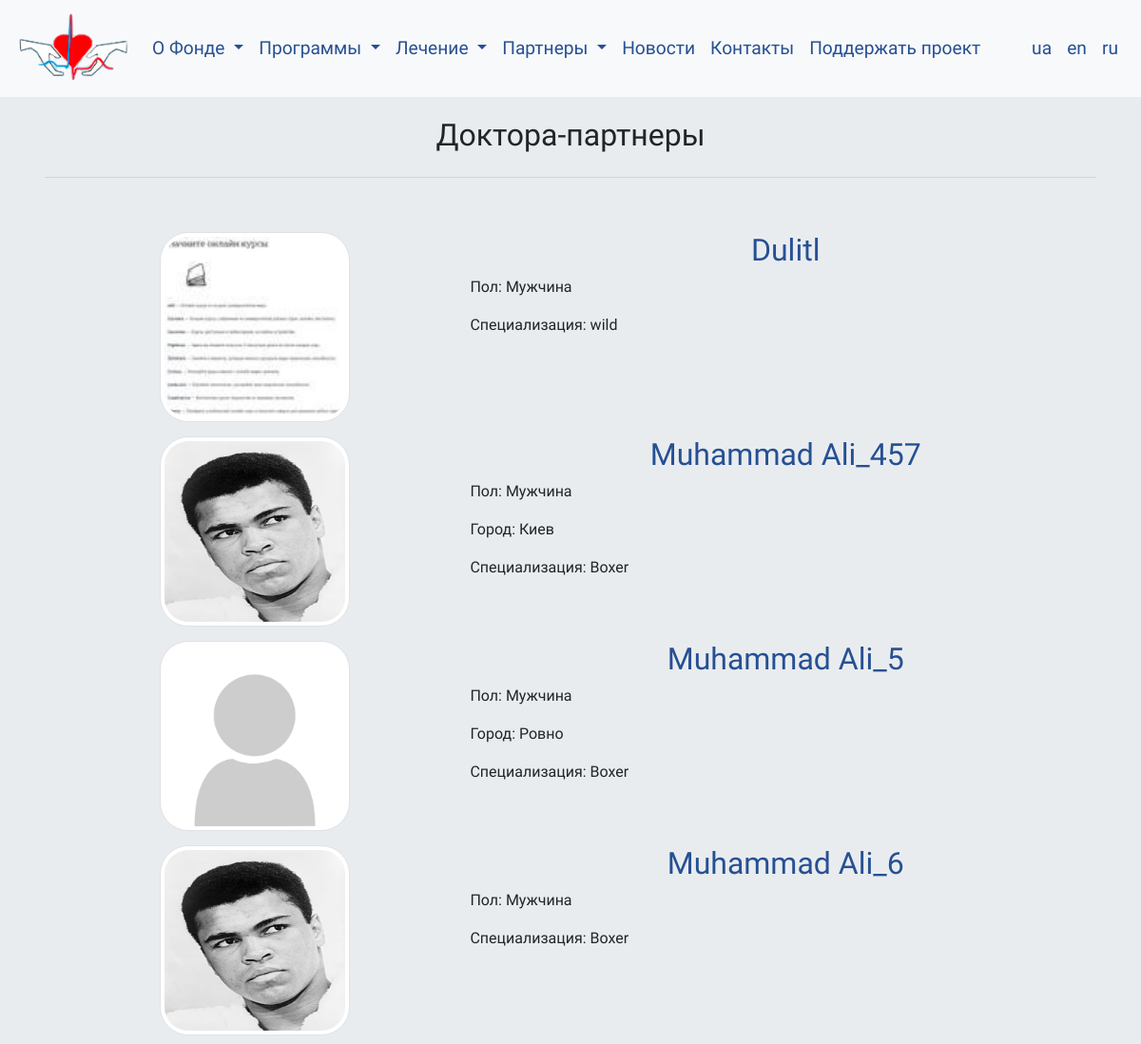
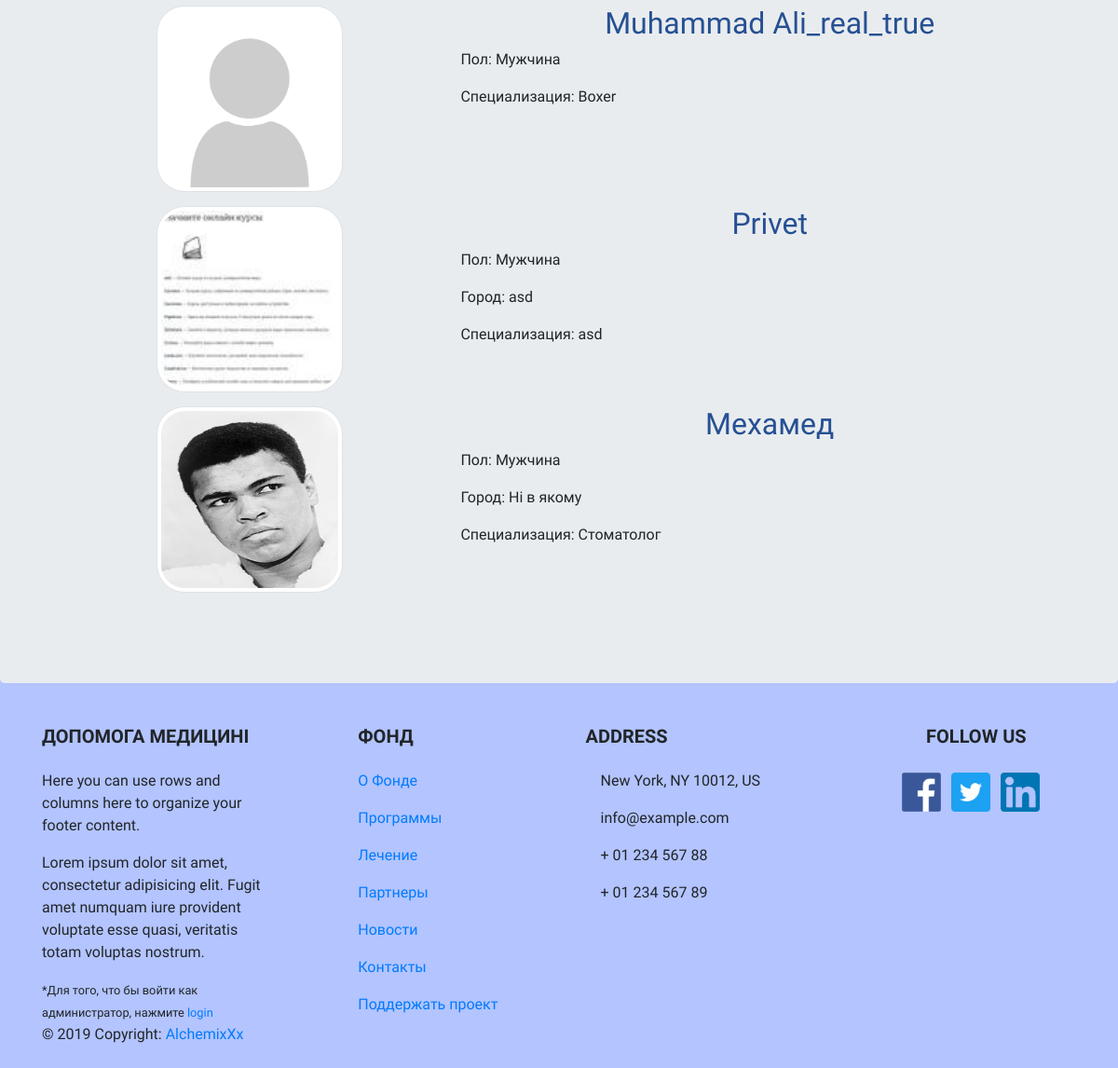
Page /doctors on the committed database (2 pictures, top to bottom).
### flaskblog/models.py (models this page shows, shortened)
class Doctors(db.Model):
    id = db.Column(db.Integer, primary_key=True)
    name = db.Column(db.String(128), unique=True, nullable=False)
    sex = db.Column(db.String(256), nullable=False, default='Nothing')
    specialization = db.Column(db.String(256), nullable=True, default='Nothing')
    academic_degree = db.Column(db.String(256), nullable=True, default='Nothing')
    employer = db.Column(db.String(256), nullable=True, default='Nothing')
    position = db.Column(db.String(256), nullable=True, default='Nothing')
    city = db.Column(db.String(256), nullable=True, default='Nothing')
    age = db.Column(db.Integer, nullable=True, default='Nothing')
    biography = db.Column(db.Text, nullable=True, default='Nothing')
    image_file = db.Column(db.String(50), nullable=False, default='no_photo.png')

### flaskblog/main/routes.py (the view)
@main.route("/doctors")
def doctors():
    page = request.args.get('page', 1, type=int)
    posts = Doctors.query.order_by(Doctors.name).paginate(page=page, per_page=7)
    return render_template('42_doctors.html', posts=posts)

### flaskblog/templates/42_doctors.html (shortened to what this page needs)
{% extends "00_layout.html" %}
{% block content %}
<main>
      <div class="jumbotron">
        <div class="container">
<div class="main_info">
    <h2>Доктора-партнеры</h2>
            <hr class="my-4">
            <div class="news_zone">
              {% for post in posts.items %}
               <img class="pict_2 img-thumbnail" src="{{ post.image_file }}" alt='__sorry__'>
               <article class="media content-section">
                 <div class="media-body">
                   <h2><a class="article-title" href="{{url_for('doctors.doctor', doctor_id=post.id)}}">{{post.name}}</a></h2>
                     {% if post.sex == 'male'%}
                      <p>Пол: Мужчина</p>
                     {% else %}
                      <p>Пол: Женщина</p>
                      {% endif %}
                   {% if post.city != "None" %}
                      <p>Город: {{ post.city }}</p>
                   {% endif %}
                   {% if post.specialization != "None" %}
                      <p>Специализация: {{ post.specialization }}</p>
                   {% endif %}
                 </div>
               </article>
              {% endfor %}
            </div>
        </div>
    </div>
</main>
{% endblock content%}

### flaskblog/templates/00_layout.html (shortened to what this page needs)
<!DOCTYPE html>
<html lang="en" dir="ltr">
  <head>
    <link rel="stylesheet" href="https://stackpath.bootstrapcdn.com/bootstrap/4.3.1/css/bootstrap.min.css">
    <link rel="stylesheet" type="text/css" href="{{ url_for('static', filename = 'style.css' )}}">
  </head>
  <body>
    <div class="head_logo">
      <p><span class="emph">ДОПОМОГА МЕДИЦИНІ</span></p>
    </div>
<header>
    <nav class="navbar navbar-expand-lg navbar-light bg-light">
    <a class="navbar-brand" href="{{url_for('main.home') }}"><img src="{{ url_for('static', filename = 'images/logo_en_cut.png' )}}" alt="logo_of_Projects"></a>
  <div class="collapse navbar-collapse" id="navbarSupportedContent">
    <ul class="navbar-nav mr-auto">
      <li class="nav-item dropdown">
        <a class="nav-link dropdown-toggle" href="#" id="navbarDropdown" role="button" data-toggle="dropdown" aria-haspopup="true" aria-expanded="false">
          О Фонде
        </a>
      <li class="nav-item dropdown">
        <a class="nav-link dropdown-toggle" href="#" id="navbarDropdownPrograms" role="button" data-toggle="dropdown" aria-haspopup="true" aria-expanded="false">
          Программы
        </a>
      </li>
      <li class="nav-item dropdown">
        <a class="nav-link dropdown-toggle" href="#" id="navbarDropdownCuring" role="button" data-toggle="dropdown" aria-haspopup="true" aria-expanded="false">
          Лечение
        </a>
      </li>
      <li class="nav-item dropdown">
        <a class="nav-link dropdown-toggle" href="#" id="navbarDropdownPartners" role="button" data-toggle="dropdown" aria-haspopup="true" aria-expanded="false">
          Партнеры
        </a>
      </li>
      <li class="nav-item">
        <a class="nav-link" href="{{url_for('main.news') }}">Новости</a>
      </li>
      <li class="nav-item">
        <a class="nav-link" href="{{url_for('main.contacts') }}">Контакты</a>
      </li>
      <li class="nav-item">
          <a class="nav-link" href="{{url_for('main.help_us') }}">Поддержать проект</a>
      </li>
    </ul>
      <ul class="navbar-nav">
        <li class="nav-item">
          <a class="nav-link" href="#">ua</a>
        </li>
        <li class="nav-item">
          <a class="nav-link" href="#">en</a>
        </li>
        <li class="nav-item">
          <a class="nav-link" href="#">ru</a>
        </li>
      </ul>
  </div>
</nav>
</header>
<main role="main">
  {% block content %}
  {% endblock %}
</main>
    <footer class="page-footer font-small mdb-color lighten-3 pt-4">
        <div class="container text-center text-md-left">
          <div class="row">
            <div class="col-md-4 col-lg-3 mr-auto my-md-4 my-0 mt-4 mb-1">
              <h5 class="font-weight-bold text-uppercase mb-4">ДОПОМОГА МЕДИЦИНІ</h5>
              <p>Here you can use rows and columns here to organize your footer content.</p>
              <p>Lorem ipsum dolor sit amet, consectetur adipisicing elit. Fugit amet numquam iure provident voluptate esse
                quasi, veritatis totam voluptas nostrum.</p>
                <small>*Для того, что бы войти как администратор, нажмите <a href="{{url_for('users.login') }}">login</a></small>
                <p>© 2019 Copyright:
                  <a href="https://www.linkedin.com/in/pavlenkopavel/", target="_blank"> AlchemixXx</a></p>
            </div>
            <div class="col-md-2 col-lg-2 mx-auto my-md-4 my-0 mt-4 mb-1">
              <h5 class="font-weight-bold text-uppercase mb-4">Фонд</h5>
              <ul class="list-unstyled">
                <li>
                  <p>
                    <a href="{{url_for('main.more_about') }}">О Фонде</a>
                  </p>
                </li>
                <li>
                  <p>
                    <a href="{{url_for('main.directs_all') }}">Программы</a>
                  </p>
                </li>
                <li>
                  <p>
                    <a href="{{url_for('main.treatments_all') }}">Лечение</a>
                  </p>
                </li>
                <li>
                  <p>
                    <a href="{{url_for('main.partners_all') }}">Партнеры</a>
                  </p>
                </li>
                <li>
                  <p>
                    <a href="{{url_for('main.news') }}">Новости</a>
                  </p>
                </li>
                <li>
                  <p>
                    <a href="{{url_for('main.contacts') }}">Контакты</a>
                  </p>
                </li>
                <li>
                  <p>
                    <a href="{{url_for('main.help_us') }}">Поддержать проект</a>
                  </p>
                </li>
              </ul>
            </div>
            <div class="col-md-4 col-lg-3 mx-auto my-md-4 my-0 mt-4 mb-1">
              <h5 class="font-weight-bold text-uppercase mb-4">Address</h5>
              <ul class="list-unstyled">
                <li>
                  <p>
                     New York, NY 10012, US</p>
                </li>
                <li>
                  <p>
                     info@example.com</p>
                </li>
                <li>
                  <p>
                     + 01 234 567 88</p>
                </li>
                <li>
                  <p>
                     + 01 234 567 89</p>
                </li>
              </ul>
            </div>
            <div class="col-md-2 col-lg-2 text-center mx-auto my-4">
              <h5 class="font-weight-bold text-uppercase mb-4">Follow Us</h5>
              <a type="button" class="btn-floating btn-fb" href="{{url_for('main.home') }}" target="_blank">
                <i class="fab fa-facebook-f"><img src="{{ url_for('static', filename = 'images/facebook3.png') }}" alt="Facebook"></i>
              </a>
              <a type="button" class="btn-floating btn-tw" href="{{url_for('main.home') }}" target="_blank">
                <i class="fab fa-twitter"><img src="{{ url_for('static', filename = 'images/twitter3.png') }}" alt="Twitter"></i>
              </a>
              <a type="button" class="btn-floating li-ic" href="{{url_for('main.home') }}" target="_blank">
                <i class="fab fa-linkedin-in fa-lg white-text mr-4"><img src="{{ url_for('static', filename = 'images/linked3.png') }}" alt="LinkedIn"></i>
              </a>
            </div>
          </div>
        </div>
      </footer>
  </body>
</html>

### flaskblog/static/style.css (style rules this page uses)
body { background: #b3c4ff; font-size: 16px; font-family: 'Mukta', sans-serif; z-index: 100; width: 100%; height: 100%; }
.navbar { position: fixed; top: 0; width: 100%; z-index: 100; }
nav a { font-size: 1.2em; color: #265093 !important; }
.navbar-brand img { max-width: 120px; }
.navbar-brand { padding-top: 0px; padding-bottom: 0px; }
.head_logo { color: white; text-align: center; font-family: 'Gloria Hallelujah', cursive; text-shadow: 0px 19px 38px rgba(255,255,255,0.30), 0px 5px 12px rgba(255,255,255,0.22); margin-bottom: 0px; }
.emph { font-size: 1.8em; text-shadow: 0 19px 38px rgba(255,255,255,0.30), 0 5px 12px rgba(255,255,255,0.22); }
.news_zone { padding-top: 3%; padding-bottom: 3%; }
h2 { text-align: center; }
.media-body a { color: #265093; }
.pict_2 { width: 200px; height: 200px; display: block; margin-left: auto; margin-right: auto; margin-top: auto; margin-bottom: auto; border-radius: 15%; }
.pict_2 { max-width: 450px; max-height: 450px; display: block; margin-left: auto; margin-right: auto; margin-top: auto; margin-bottom: auto; border-radius: 15%; }
.news_zone { max-width: 100%; display: grid; grid-template-columns: 40% 60%; grid-column-gap: 5px; grid-row-gap: 15px; }
.page-footer { margin-top: -35px; padding-top: 0px; padding-bottom: 0px; }
.fab img { max-width: 42px; margin-left: -2px; margin-top: -2px; }
.btn-fb, .li-ic, .btn-tw { width: 39px; height: 39px; margin-right: 10px; margin-top: 5px; }

### rows in the picture
Doctors: image_file (picture), name "Dulitl", sex "Пол: Мужчина", specialization "wild"
Doctors: image_file (picture), name "Muhammad Ali_457", sex "Пол: Мужчина", city "Киев", specialization "Boxer"
Doctors: image_file (placeholder picture), name "Muhammad Ali_5", sex "Пол: Мужчина", city "Ровно", specialization "Boxer"
Doctors: image_file (picture), name "Muhammad Ali_6", sex "Пол: Мужчина", specialization "Boxer"
Doctors: image_file (placeholder picture), name "Muhammad Ali_real_true", sex "Пол: Мужчина", specialization "Boxer"
Doctors: image_file (picture), name "Privet", sex "Пол: Мужчина", city "asd", specialization "asd"
Doctors: image_file (picture), name "Мeхамед", sex "Пол: Мужчина", city "Ні в якому", specialization "Стоматолог"
